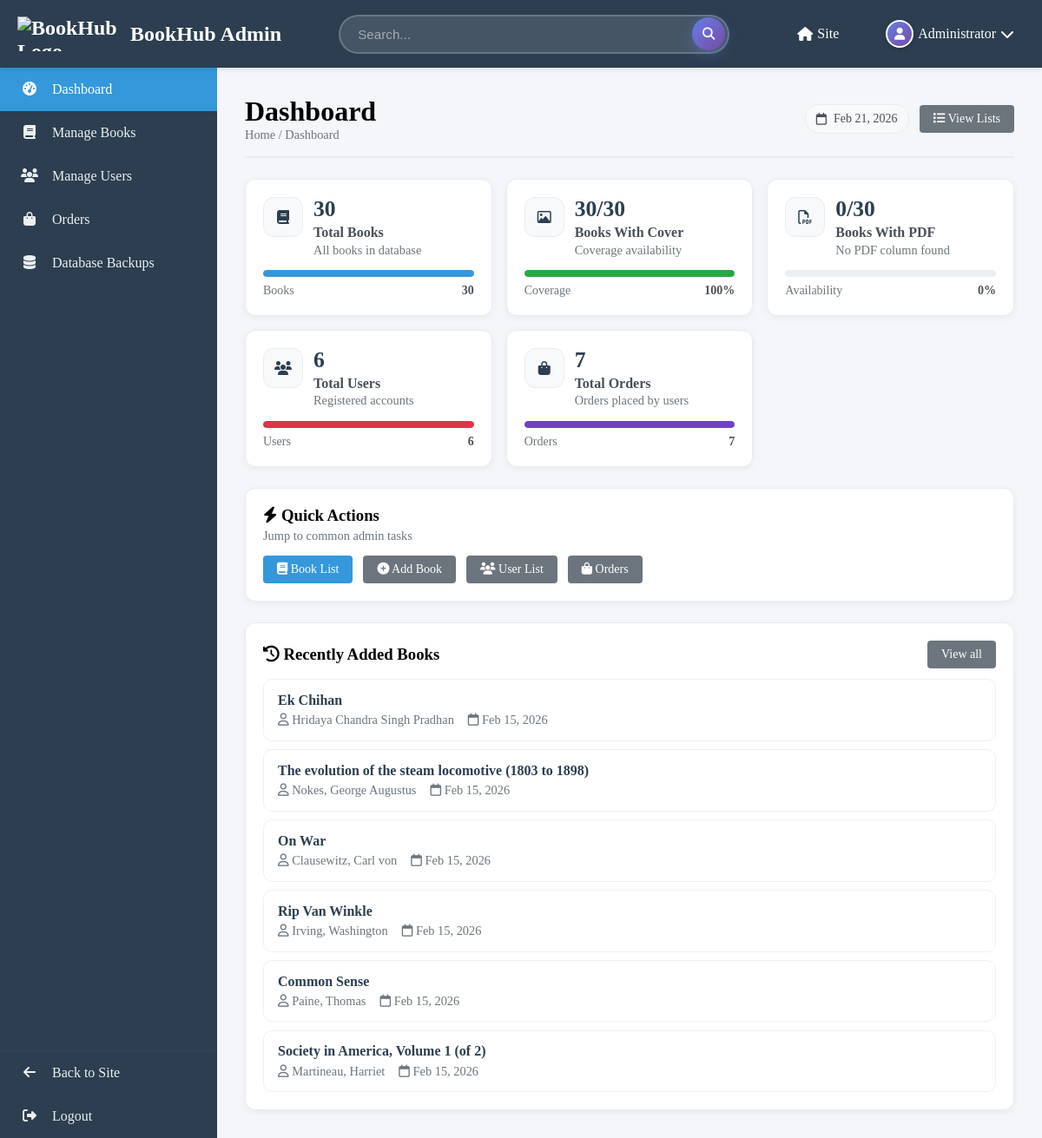
/admin/index.php (signed in), run on the app's committed database.
### tables this page shows
CREATE TABLE `users` (
  `user_id` int(11) NOT NULL AUTO_INCREMENT,
  `username` varchar(50) NOT NULL,
  `email` varchar(100) NOT NULL,
  `password_reset_token` varchar(64) DEFAULT NULL,
  `password_reset_expires` datetime DEFAULT NULL,
  `password` varchar(255) NOT NULL,
  `role` enum('user','admin') DEFAULT 'user',
  `full_name` varchar(100) DEFAULT NULL,
  `profile_image` varchar(255) DEFAULT NULL,
  `location` varchar(100) DEFAULT NULL,
  `ship_address` varchar(255) DEFAULT NULL,
  `phone` varchar(20) DEFAULT NULL,
  `bio` text DEFAULT NULL,
  `created_at` timestamp NOT NULL DEFAULT current_timestamp(),
  `updated_at` timestamp NOT NULL DEFAULT current_timestamp() ON UPDATE current_timestamp(),
  PRIMARY KEY (`user_id`),
  UNIQUE KEY `username` (`username`),
  UNIQUE KEY `email` (`email`),
  UNIQUE KEY `ship_address` (`ship_address`),
  KEY `idx_username` (`username`),
  KEY `idx_email` (`email`)
);

CREATE TABLE `books` (
  `book_id` int(11) NOT NULL AUTO_INCREMENT,
  `title` varchar(255) NOT NULL,
  `author` varchar(100) NOT NULL,
  `isbn` varchar(20) DEFAULT NULL,
  `description` text DEFAULT NULL,
  `genre` varchar(50) DEFAULT NULL,
  `price` decimal(10,2) NOT NULL DEFAULT 0.00,
  `stock` int(11) DEFAULT 0,
  `cover_image` varchar(255) DEFAULT NULL,
  `published_year` int(11) DEFAULT NULL,
  `condition_status` enum('new','used','rare') DEFAULT 'new',
  `is_bestseller` tinyint(1) DEFAULT 0,
  `view_count` int(11) DEFAULT 0,
  `created_at` timestamp NOT NULL DEFAULT current_timestamp(),
  `updated_at` timestamp NOT NULL DEFAULT current_timestamp() ON UPDATE current_timestamp(),
  PRIMARY KEY (`book_id`),
  UNIQUE KEY `isbn` (`isbn`),
  KEY `idx_title` (`title`),
  KEY `idx_author` (`author`),
  KEY `idx_genre` (`genre`),
  KEY `idx_price` (`price`),
  KEY `idx_isbn` (`isbn`),
  KEY `idx_bestseller` (`is_bestseller`),
  FULLTEXT KEY `idx_search` (`title`,`author`,`description`)
);

### includes/functions.php (called while the page is built, shortened)
<?php
function is_logged_in() {
    return isset($_SESSION['user_id']) && !empty($_SESSION['user_id']);
}
function get_user_id() {
    return is_logged_in() ? $_SESSION['user_id'] : false;
}

### admin/index.php (the view, shortened to what this page needs)
<?php
require_once __DIR__ . '/../includes/functions.php';
require_once __DIR__ . '/../includes/db.php';
$total_books = 0;
$total_users = 0;
$total_orders = 0;
$bookCoverCount = 0;
$bookPdfCount = 0;
$bookCols = [];
if ($result = $conn->query('SHOW COLUMNS FROM books')) {
    while ($row = $result->fetch_assoc()) {
        if (isset($row['Field'])) $bookCols[(string)$row['Field']] = true;
    }
}
$pdfCol = '';
try {
    $result = $conn->query("SELECT COUNT(*) as count FROM books");
    if ($result) {
        $total_books = $result->fetch_assoc()['count'];
    }
    $result = $conn->query("SELECT COUNT(*) as count FROM users");
    if ($result) {
        $total_users = $result->fetch_assoc()['count'];
    }
    $result = $conn->query("SELECT COUNT(*) as count FROM orders");
    if ($result) {
        $total_orders = $result->fetch_assoc()['count'];
    }
    if (isset($bookCols['cover_image'])) {
        $result = $conn->query("SELECT COUNT(*) as count FROM books WHERE cover_image IS NOT NULL AND cover_image <> ''");
        if ($result) {
            $bookCoverCount = $result->fetch_assoc()['count'];
        }
    }
} catch (Exception $e) {
    $error = 'Database error: ' . $e->getMessage();
}
function pct($part, $total) {
    if (!$part || !$total) return 0;
    $v = (int)round(($part / $total) * 100);
    return $v;
}
$coverPct = pct($bookCoverCount, $total_books);
$pdfPct = pct($bookPdfCount, $total_books);
?>
<?php require_once __DIR__ . '/partials/header.php'; ?>
            <div class="admin-header">
                <div>
                    <h1 style="margin: 0;">Dashboard</h1>
                    <div style="color: #6c757d; font-size: 0.9rem;">Home / Dashboard</div>
                </div>
                <div class="dash-top-actions">
                    <div class="dash-pill"><i class="fa-regular fa-calendar"></i> <?php echo date('M d, Y'); ?></div>
                    <a class="btn btn-secondary" href="<?php echo SITE_URL; ?>/admin/manage_books.php"><i class="fa-solid fa-list"></i> View Lists</a>
                </div>
            </div>
            <section class="dash-metrics">
                <article class="dash-card">
                    <div class="dash-card-row">
                        <div class="dash-card-icon"><i class="fa-solid fa-book"></i></div>
                        <div class="dash-card-main">
                            <div class="dash-card-value"><?php echo (int)$total_books; ?></div>
                            <div class="dash-card-title">Total Books</div>
                            <div class="dash-card-sub">All books in database</div>
                        </div>
                    </div>
                    <div class="dash-progress">
                        <div class="dash-progress-bar dash-progress-blue" style="width: 100%"></div>
                    </div>
                    <div class="dash-progress-meta"><span>Books</span><strong><?php echo (int)$total_books; ?></strong></div>
                </article>
                <article class="dash-card">
                    <div class="dash-card-row">
                        <div class="dash-card-icon"><i class="fa-regular fa-image"></i></div>
                        <div class="dash-card-main">
                            <div class="dash-card-value"><?php echo (int)$bookCoverCount; ?>/<?php echo (int)$total_books; ?></div>
                            <div class="dash-card-title">Books With Cover</div>
                            <div class="dash-card-sub">Coverage availability</div>
                        </div>
                    </div>
                    <div class="dash-progress">
                        <div class="dash-progress-bar dash-progress-green" style="width: <?php echo (int)$coverPct; ?>%"></div>
                    </div>
                    <div class="dash-progress-meta"><span>Coverage</span><strong><?php echo (int)$coverPct; ?>%</strong></div>
                </article>
                <article class="dash-card">
                    <div class="dash-card-row">
                        <div class="dash-card-icon"><i class="fa-regular fa-file-pdf"></i></div>
                        <div class="dash-card-main">
                            <div class="dash-card-value"><?php echo (int)$bookPdfCount; ?>/<?php echo (int)$total_books; ?></div>
                            <div class="dash-card-title">Books With PDF</div>
                            <div class="dash-card-sub"><?php echo $pdfCol !== '' ? 'Column: ' . htmlspecialchars($pdfCol) : 'No PDF column found'; ?></div>
                        </div>
                    </div>
                    <div class="dash-progress">
                    </div>
                    <div class="dash-progress-meta"><span>Availability</span><strong><?php echo (int)$pdfPct; ?>%</strong></div>
                </article>
                <article class="dash-card">
                    <div class="dash-card-row">
                        <div class="dash-card-icon"><i class="fa-solid fa-users"></i></div>
                        <div class="dash-card-main">
                            <div class="dash-card-value"><?php echo (int)$total_users; ?></div>
                            <div class="dash-card-title">Total Users</div>
                            <div class="dash-card-sub">Registered accounts</div>
                        </div>
                    </div>
                    <div class="dash-progress">
                        <div class="dash-progress-bar dash-progress-red" style="width: 100%"></div>
                    </div>
                    <div class="dash-progress-meta"><span>Users</span><strong><?php echo (int)$total_users; ?></strong></div>
                </article>
                <article class="dash-card">
                    <div class="dash-card-row">
                        <div class="dash-card-icon"><i class="fa-solid fa-bag-shopping"></i></div>
                        <div class="dash-card-main">
                            <div class="dash-card-value"><?php echo (int)$total_orders; ?></div>
                            <div class="dash-card-title">Total Orders</div>
                            <div class="dash-card-sub">Orders placed by users</div>
                        </div>
                    </div>
                    <div class="dash-progress">
                        <div class="dash-progress-bar dash-progress-purple" style="width: 100%"></div>
                    </div>
                    <div class="dash-progress-meta"><span>Orders</span><strong><?php echo (int)$total_orders; ?></strong></div>
                </article>
            </section>
            <section class="dash-quick">
                <div class="dash-quick-head">
                    <h3 style="margin: 0;"><i class="fa-solid fa-bolt"></i> Quick Actions</h3>
                    <div style="color: #6c757d; font-size: 0.9rem;">Jump to common admin tasks</div>
                </div>
                <div class="dash-quick-actions">
                    <a href="<?php echo SITE_URL; ?>/admin/manage_books.php" class="btn btn-primary"><i class="fa-solid fa-book"></i> Book List</a>
                    <a href="<?php echo SITE_URL; ?>/admin/manage_books.php?action=edit&id=0" class="btn btn-secondary"><i class="fa-solid fa-circle-plus"></i> Add Book</a>
                    <a href="<?php echo SITE_URL; ?>/admin/manage_users.php" class="btn btn-secondary"><i class="fa-solid fa-users"></i> User List</a>
                    <a href="<?php echo SITE_URL; ?>/admin/manage_orders.php" class="btn btn-secondary"><i class="fa-solid fa-shopping-bag"></i> Orders</a>
                </div>
            </section>
            <section class="dash-recent">
                <div class="dash-recent-head">
                    <h3 style="margin: 0;"><i class="fa-solid fa-clock-rotate-left"></i> Recently Added Books</h3>
                    <a class="btn btn-secondary" href="<?php echo SITE_URL; ?>/admin/manage_books.php">View all</a>
                </div>
                <?php
                $recent = $conn->query("SELECT title, author, created_at FROM books ORDER BY created_at DESC LIMIT 6");
                if ($recent && $recent->num_rows > 0):
                ?>
                    <ul class="dash-recent-list">
                        <?php while ($book = $recent->fetch_assoc()): ?>
                            <li class="dash-recent-item">
                                <div class="dash-recent-title"><?php echo htmlspecialchars($book['title']); ?></div>
                                <div class="dash-recent-meta">
                                    <span><i class="fa-regular fa-user"></i> <?php echo htmlspecialchars($book['author']); ?></span>
                                    <span><i class="fa-regular fa-calendar"></i> <?php echo date('M d, Y', strtotime($book['created_at'])); ?></span>
                                </div>
                            </li>
                        <?php endwhile; ?>
                    </ul>
                <?php endif; ?>
            </section>
<?php require_once __DIR__ . '/partials/footer.php'; ?>

### admin/partials/header.php (shortened to what this page needs)
<?php
require_once __DIR__ . '/../../includes/functions.php';
$current_user = null;
if (is_logged_in()) {
    require_once __DIR__ . '/../../includes/db.php';
    $user_id = get_user_id();
    $stmt = $conn->prepare("SELECT username, full_name, profile_image FROM users WHERE user_id = ?");
    $stmt->bind_param('i', $user_id);
    $stmt->execute();
    $result = $stmt->get_result();
    $current_user = $result->fetch_assoc();
}
?>
<!DOCTYPE html>
<html lang="en">
<head>
    <link rel="stylesheet" href="<?php echo SITE_URL; ?>/includes/css/header.css">
    <link rel="stylesheet" href="<?php echo SITE_URL; ?>/admin/css/admin.css">
    <link rel="stylesheet" href="https://cdnjs.cloudflare.com/ajax/libs/font-awesome/6.4.0/css/all.min.css">
</head>
<body>
    <nav class="navbar">
        <div class="container nav-container">
            <a href="<?php echo SITE_URL; ?>/admin/index.php" class="logo">
                <img src="<?php echo SITE_URL; ?>/assets/logo.png" alt="<?php echo SITE_NAME; ?> Logo" class="logo-img">
                <?php echo SITE_NAME; ?> Admin
            </a>
            <form class="search-form" action="<?php echo SITE_URL; ?>/admin/manage_books.php" method="GET">
                <input type="text" name="search" class="search-input" placeholder="Search..." value="<?php echo isset($_GET['search']) ? htmlspecialchars($_GET['search']) : ''; ?>">
                <button type="submit" class="search-btn"><i class="fas fa-search"></i></button>
            </form>
            <ul class="nav-links">
                <li><a href="<?php echo SITE_URL; ?>/index.php"><i class="fas fa-home"></i> Site</a></li>
                <?php if (is_logged_in()): ?>
                    <li class="dropdown">
                        <a href="#" class="dropdown-toggle user-dropdown">
                            <?php if (isset($current_user['profile_image']) && $current_user['profile_image'] !== ''): ?>
                                <img src="<?php echo SITE_URL . '/' . htmlspecialchars($current_user['profile_image']); ?>" alt="Profile" class="nav-profile-img">
                            <?php else: ?>
                                <div class="nav-profile-placeholder"><i class="fas fa-user"></i></div>
                            <?php endif; ?>
                            <span class="nav-username"><?php echo htmlspecialchars($current_user['full_name'] ?? $current_user['username'] ?? 'User'); ?></span>
                            <i class="fas fa-chevron-down dropdown-arrow"></i>
                        </a>
                    </li>
                <?php else: ?>
                    <li><a href="<?php echo SITE_URL; ?>/auth/login.php"><i class="fas fa-sign-in-alt"></i> Login</a></li>
                <?php endif; ?>
            </ul>
        </div>
    </nav>
    <div class="admin-container">
        <?php require __DIR__ . '/sidebar.php'; ?>
        <main class="admin-main">

### includes/css/header.css (style rules this page uses)
* { margin: 0; padding: 0; box-sizing: border-box; }
.navbar { background-color: #2c3e50; padding: 15px 0; position: sticky; top: 0; z-index: 1000; box-shadow: 0 2px 5px rgba(0,0,0,0.1); }
.nav-container { max-width: 1200px; margin: 0 auto; padding: 0 20px; display: flex; justify-content: space-between; align-items: center; gap: 20px; }
.logo { color: #fff; text-decoration: none; font-size: 1.5rem; font-weight: bold; display: flex; align-items: center; gap: 10px; }
.logo-img { height: 40px; width: auto; max-width: 120px; object-fit: contain; }
.search-form { display: flex; align-items: center; flex: 1; max-width: 450px; margin: 0 20px; position: relative; }
.search-input { flex: 1; padding: 12px 20px; border: 2px solid rgba(255,255,255,0.2); border-radius: 30px; background: rgba(255,255,255,0.12); color: #fff; font-size: 0.95rem; outline: none; transition: all 0.3s ease; padding-right: 50px; }
.search-input::placeholder { color: rgba(255,255,255,0.5); font-weight: 400; }
.search-btn { position: absolute; right: 5px; top: 50%; transform: translateY(-50%); width: 38px; height: 38px; border: none; border-radius: 50%; background: linear-gradient(135deg, #667eea 0%, #764ba2 100%); color: #fff; cursor: pointer; font-size: 0.9rem; transition: all 0.3s ease; display: flex; align-items: center; justify-content: center; box-shadow: 0 4px 15px rgba(102, 126, 234, 0.4); }
.nav-links { display: flex; list-style: none; gap: 30px; align-items: center; }
.nav-links li { position: relative; }
.nav-links li.dropdown { position: relative; }
.nav-links a { color: #fff; text-decoration: none; padding: 8px 12px; border-radius: 4px; transition: background-color 0.3s ease; display: flex; align-items: center; gap: 5px; }
.user-dropdown { display: flex; align-items: center; justify-content: center; padding: 2px; border-radius: 50%; transition: background-color 0.3s ease; cursor: pointer; }
.nav-profile-placeholder { width: 32px; height: 32px; border-radius: 50%; background: linear-gradient(135deg, #667eea 0%, #764ba2 100%); display: flex; align-items: center; justify-content: center; border: 2px solid #fff; box-shadow: 0 2px 5px rgba(0,0,0,0.2); }
.nav-profile-placeholder i { font-size: 14px; color: #fff; }
.container { max-width: 1200px; margin: 0 auto; padding: 0 20px; }

### data on the page
users: full_name "Administrator"
books: title "Ek Chihan", author "Hridaya Chandra Singh Pradhan", created_at "Feb 15, 2026"
books: title "The evolution of the steam locomotive (1803 to 1898)", author "Nokes, George Augustus", created_at "Feb 15, 2026"
books: title "On War", author "Clausewitz, Carl von", created_at "Feb 15, 2026"
books: title "Rip Van Winkle", author "Irving, Washington", created_at "Feb 15, 2026"
books: title "Common Sense", author "Paine, Thomas", created_at "Feb 15, 2026"
books: title "Society in America, Volume 1 (of 2)", author "Martineau, Harriet", created_at "Feb 15, 2026"

### other printed values
SITE_NAME "BookHub"
$total_books "30"
$bookCoverCount "30"
$coverPct "100"
$bookPdfCount "0"
$pdfPct "0"
$total_users "6"
$total_orders "7"
